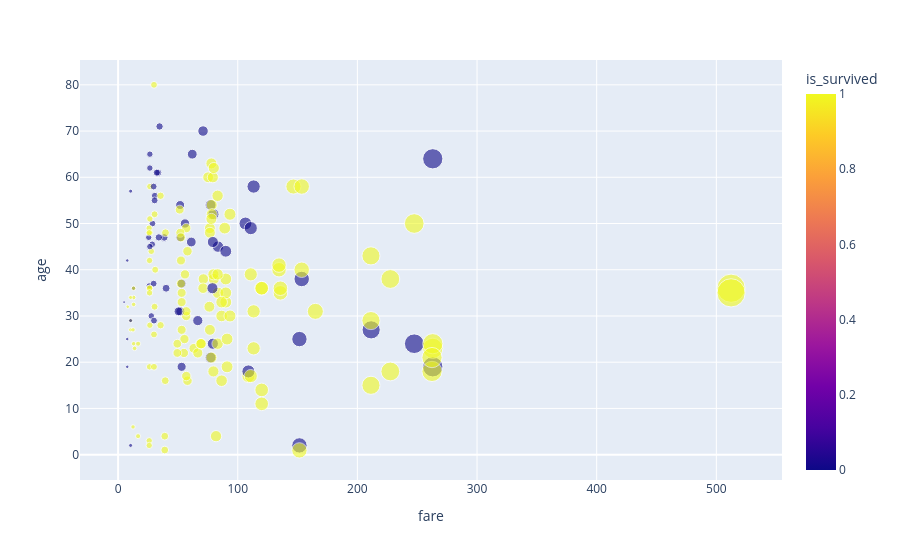

Source (notebook cell):
### Code cell
import plotly.express as px
import pandas as pd

fig = px.scatter(
    df,
    x = 'fare',
    y = 'age',
    color = 'is_survived',
    size = 'fare',
    opacity = .6,
    # marginal_x = 'rug',
    # marginal_y = 'rug'
)
fig.show()

### Figure 1 — Plotly figure (JSON) as saved in the notebook; plotly's stock layout.template omitted (floating-point values rounded to 4 significant figures; data arrays with more than 128 entries replaced by an {"elided": "..."} marker saying what was removed)
{"data": [{"hovertemplate": "fare=%{marker.size}<br>age=%{y}<br>is_survived=%{marker.color}<extra></extra>", "legendgroup": "", "marker": {"color": {"elided": "203 int values"}, "coloraxis": "coloraxis", "opacity": 0.6, "size": {"elided": "203 float values"}, "sizemode": "area", "sizeref": 1.281, "symbol": "circle"}, "mode": "markers", "name": "", "orientation": "v", "showlegend": false, "type": "scatter", "x": {"elided": "203 float values"}, "xaxis": "x", "y": {"elided": "203 float values"}, "yaxis": "y"}], "layout": {"coloraxis": {"colorbar": {"title": {"text": "is_survived"}}, "colorscale": [[0, "#0d0887"], [0.1111, "#46039f"], [0.2222, "#7201a8"], [0.3333, "#9c179e"], [0.4444, "#bd3786"], [0.5556, "#d8576b"], [0.6667, "#ed7953"], [0.7778, "#fb9f3a"], [0.8889, "#fdca26"], [1, "#f0f921"]]}, "legend": {"itemsizing": "constant", "tracegroupgap": 0}, "margin": {"t": 60}, "xaxis": {"anchor": "y", "domain": [0, 1], "title": {"text": "fare"}}, "yaxis": {"anchor": "x", "domain": [0, 1], "title": {"text": "age"}}}}
